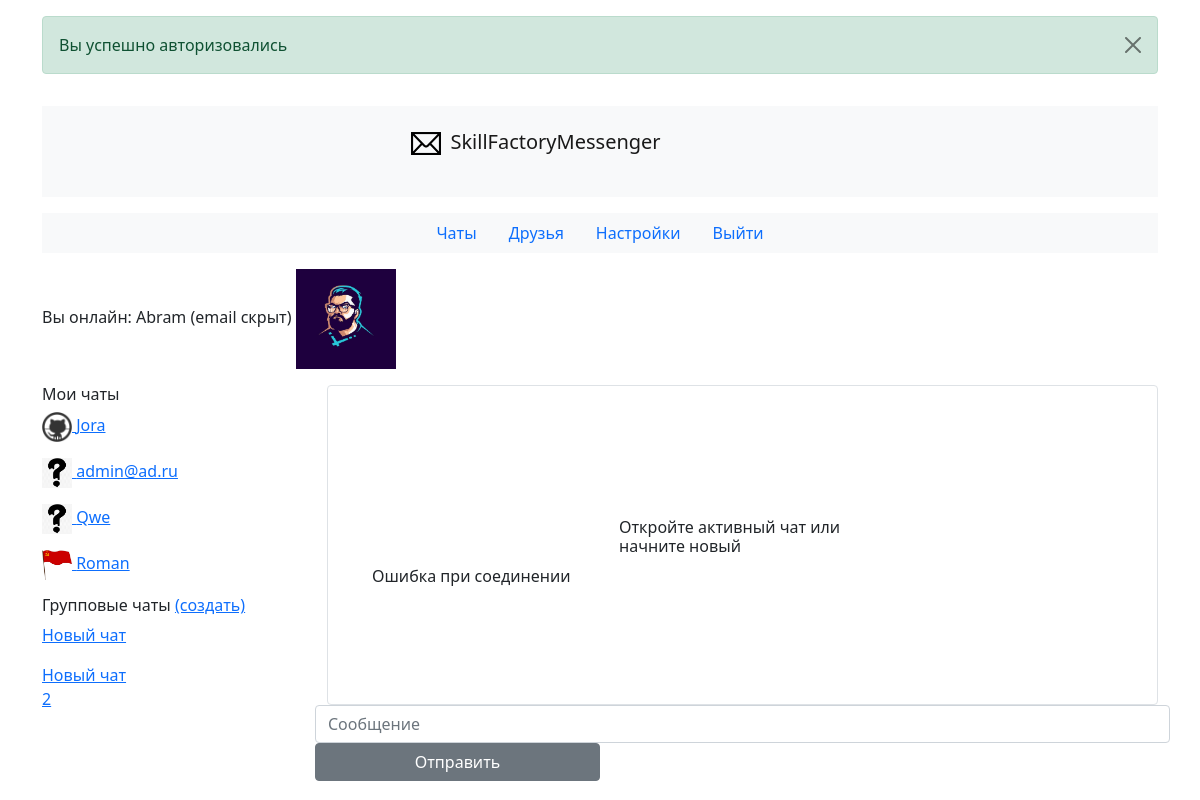
The page / (signed in) on the database its author committed.
### tables this page shows
CREATE TABLE `users` (
  `id` int(10) UNSIGNED NOT NULL,
  `nickname` varchar(255) DEFAULT NULL,
  `email` varchar(255) DEFAULT NULL,
  `hide_email` bit(1) NOT NULL DEFAULT b'0',
  `password` varchar(255) DEFAULT NULL,
  `avatar` varchar(255) DEFAULT NULL,
  `hash` varchar(255) DEFAULT NULL,
  `email_confirmed` bit(1) NOT NULL DEFAULT b'1'
);

CREATE TABLE `friends` (
  `id` int(10) UNSIGNED NOT NULL,
  `user_id` int(10) UNSIGNED NOT NULL,
  `friend_id` int(10) UNSIGNED NOT NULL
);

CREATE TABLE `groups` (
  `id` int(10) UNSIGNED NOT NULL,
  `name` varchar(255) NOT NULL
);

### funcs.php (called while the page is built, shortened)
<?php
function get_avatar($id)
{
    global $pdo;
    $res = $pdo->prepare("SELECT avatar FROM users WHERE id = ?");
    $res->execute([$id]);
    $res = $res->fetchAll();
    return $res[0]['avatar'];
}
function get_friends(): array
{
    global $pdo;
    $res = $pdo->prepare("SELECT * FROM users JOIN friends ON users.id = friends.friend_id WHERE user_id = ?");
    $res->execute([$_SESSION['user']['id']]);
    $res = $res->fetchAll();
    $arr = [];
    foreach ($res as $item) {
        if ($item['nickname']) {
            $arr[] = ['id' => $item['friend_id'], 'nickname' => $item['nickname']];
        } else {
            $arr[] = ['id' => $item['friend_id'], 'nickname' => $item['email']];
        }
    }
    return $arr;
}
function get_email($id)
{
    global $pdo;
    $res = $pdo->prepare("SELECT * FROM users WHERE id = ?");
    $res->execute([$id]);
    if ($res = $res->fetchAll()) {
        if ($res[0]['hide_email']) {
            return 'email скрыт';
        }
        return $res[0]['email'];
    } else {
        return false;
    }
}
function get_groups(): array
{
    global $pdo;
    $res = $pdo->prepare("SELECT groups.id as id, name FROM group_users JOIN groups ON group_users.group_id = groups.id WHERE user_id = ?");
    $res->execute([$_SESSION['user']['id']]);
    $res = $res->fetchAll();
    $arr = [];
    foreach ($res as $item) {
        $arr[] = ['id' => $item['id'], 'name' => $item['name']];
    }
    return $arr;
}

### main.php (the view, shortened to what this page needs)
<?php
require_once __DIR__ . '/config.php';
require_once __DIR__ . '/funcs.php';
?>
<ul class="nav justify-content-center bg-light mb-3">
    <li class="nav-item">
        <a class="nav-link active" href="/">Чаты</a>
    </li>
    <li class="nav-item">
        <a class="nav-link" href="/friends.php">Друзья</a>
    </li>
    <li class="nav-item">
        <a class="nav-link" href="/settings.php">Настройки</a>
    </li>
    <li class="nav-item">
        <a class="nav-link" href="/?do=exit">Выйти</a>
    </li>
</ul>
<p>Вы онлайн: <?= htmlspecialchars($_SESSION['user']['login']) ?> (<?= get_email($_SESSION['user']['id']) ?>) <img
            src='<?= get_avatar($_SESSION['user']['id']) ?>'
            onerror="this.src='images/avatar.png'" alt=''
            style='width: 100px; height: 100px;'></p>
<div class="row">
    <div class="col-sm-3" style="overflow-y: auto; height:50vh;">
        <h6>Мои чаты</h6>
        <div class="col-sm-12">
            <div class="col-sm-12">
                <?php
                $friends = get_friends();
                foreach ($friends as $friend) {
                    $avatar = get_avatar($friend['id']);
                    echo "<p><img src='$avatar'
                onerror=\"this.src='images/avatar.png'\" alt=''
                style='width: 30px; height: 30px;'><a href='?id={$friend['id']}'> {$friend['nickname']}</a></p>";
                }
                ?>
            </div>
        </div>
        <h6>Групповые чаты <a href="/new_group.php">(создать)</a></h6>
        <div class="col-sm-4">
            <div class="col-sm-12">
                <?php
                $groups = get_groups();
                foreach ($groups as $group) {
                    echo "<p><a href='?group_id={$group['id']}'> {$group['name']}</a></p>";
                }
                ?>
            </div>
        </div>
    </div>
    <?php
    if (isset($_GET['id'])) {
        $action = "/?id={$_GET['id']}";
    } elseif (isset($_GET['group_id'])) {
        $action = "/?group_id={$_GET['group_id']}";
    } else {
        $action = '';
    }
    ?>
    <form id="chat" class="col-sm-9" method="post" action="<?= $action ?>">
        <div id="divMessages" class="chat message border rounded container">
            <div class="chat-content" id="chat-result">
                <?php
                if (isset($_GET['id'])) {
                    $messages = get_chat($_GET['id']);
                    if (!$messages) {
                        $nickname = get_nickname($_GET['id']);
                        echo "<h6 class='col-md-4 mx-auto mt-3'>Начните переписку с $nickname</h6>";
                    }
                    foreach ($messages as $message) {
                        $id = $message['id'];
                        $avatar = get_avatar($message['user_id']);
                        $a = "<img src='$avatar' onerror=\"this.src='images/avatar.png'\" style='width: 20px; height: 20px;'>";
                        $date = $message['date'];
                        $nickname = get_nickname($message['user_id']);
                        echo "<input type='hidden' class='group' value='0'>
                                <p value=\"$id\" class='msg'> $a ($date) $nickname: <span value='$id'>{$message['text']}</span></p>";
                    }
                } else {
                    echo '<h6 class="col-md-4 mx-auto mt-3">Откройте активный чат или начните новый</h6>';
                }
                ?>
            </div>
        </div>
        <div id="blockSendMessage" class="row">
            <input name="message" id="message" class="form-control col-8 col-sm-9 col-md-8" type="text"
                   placeholder="Сообщение">
            <button id="btnSend" type="submit" class="btn btn-secondary col-4 col-sm-3 col-md-4">Отправить</button>
        </div>
    </form>
</div>

### index.php (shortened to what this page needs)
<?php
require_once __DIR__ . '/config.php';
require_once __DIR__ . '/funcs.php';
?>
<!doctype html>
<html lang="ru">
<head>
    <link href="https://cdn.jsdelivr.net/npm/bootstrap@5.1.3/dist/css/bootstrap.min.css" rel="stylesheet"
>
    <link rel="stylesheet" href="css/style.css">
</head>
<body>
<div class="container">
    <div class="row my-3">
        <div class="col">
            <?php if (!empty($_SESSION['success'])): ?>
                <div class="alert alert-success alert-dismissible fade show" role="alert">
                    <?php
                    echo $_SESSION['success'];
                    ?>
                    <button type="button" class="btn-close" data-bs-dismiss="alert" aria-label="Close"></button>
                </div>
            <?php endif; ?>
        </div>
    </div>
    <nav class="navbar navbar-light bg-light mb-3">
        <a class="navbar-brand" href="/">
            <p class="text-center"><img src="images/logo.png" width="5%" height="5%">SkillFactoryMessenger</p>
        </a>
    </nav>
    <?php
    if (empty($_SESSION['user']['login'])) {
        require_once('auth.php');
    } else {
        require_once('main.php');
    }
    ?>
</div>
</body>
</html>

### css/style.css (style rules this page uses)
.chat { overflow-y: auto; height:40vh; display: flex; flex-direction: column-reverse; }
.chat-content { padding: 20px; max-width: 100%; margin: auto; width: 100%; }

### rows shown on the page
users: hide_email "email скрыт", avatar (picture)
friends: friend.avatar (picture), friend.nickname "Jora"
friends: friend.email "admin@ad.ru"
friends: friend.nickname "Qwe"
friends: friend.avatar (picture), friend.nickname "Roman"
groups: name "Новый чат"
groups: name "Новый чат 2"

### other values the page prints
$_SESSION['success'] "Вы успешно авторизовались"
$_SESSION['user']['login'] "Abram"
